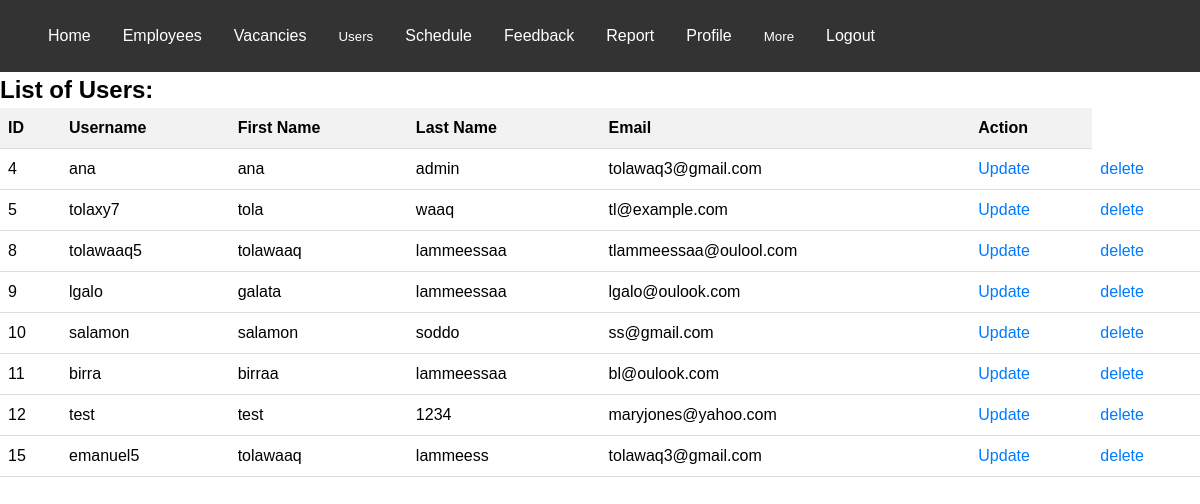
The page /admin/users_list.php on the database its author committed.
### tables this page shows
CREATE TABLE `users` (
  `id` int(11) NOT NULL,
  `username` varchar(50) NOT NULL,
  `password` varchar(50) NOT NULL,
  `role` varchar(50) NOT NULL,
  `first_name` varchar(50) NOT NULL,
  `last_name` varchar(50) NOT NULL,
  `email` varchar(100) NOT NULL,
  `phone` varchar(20) NOT NULL,
  `department` varchar(50) NOT NULL,
  `position` varchar(50) NOT NULL,
  `profile_picture` longblob DEFAULT NULL
);

### admin/users_list.php (the view, shortened to what this page needs)
<?php
$servername = "localhost";
$username = "root";
$password = "";
$dbname = "hrms";
$conn = new mysqli($servername, $username, $password, $dbname);
$sql = "SELECT * FROM users";
$result = $conn->query($sql);
?>
<head>
</head>
<h2>List of Users:</h2>
<table>
  <tr>
    <th>ID</th>
    <th>Username</th>
    <th>First Name</th>
    <th>Last Name</th>
    <th>Email</th>
    <th>Action</th>
  </tr>
  <?php
  if ($result->num_rows > 0) {
      while($row = $result->fetch_assoc()) {
          echo "<tr>";
          echo "<td>" . $row["id"] . "</td>";
          echo "<td>" . $row["username"] . "</td>";
          echo "<td>" . $row["first_name"] . "</td>";
          echo "<td>" . $row["last_name"] . "</td>";
          echo "<td>" . $row["email"] . "</td>";
          echo "<td><a href='update_user.php?id=" . $row["id"] . "'>Update</a></td>";
          echo "<td><a href='delete_user.php?id=" . $row["id"] . "'>delete</a></td>";
          echo "</tr>";
      }
  } else {
      echo "<tr><td colspan='6'>No users found.</td></tr>";
  }
  ?>
</table>

### admin/users_list.php (style rules this page uses)
table { width: 100%; border-collapse: collapse; }
th, td { padding: 8px; text-align: left; border-bottom: 1px solid #ddd; }
th { background-color: #f2f2f2; font-weight: bold; }
a { color: #007bff; text-decoration: none; }

### rows shown on the page
users: id "4", username "ana", first_name "ana", last_name "admin", email "tolawaq3@gmail.com"
users: id "5", username "tolaxy7", first_name "tola", last_name "waaq", email "tl@example.com"
users: id "8", username "tolawaaq5", first_name "tolawaaq", last_name "lammeessaa", email "tlammeessaa@oulool.com"
users: id "9", username "lgalo", first_name "galata", last_name "lammeessaa", email "lgalo@oulook.com"
users: id "10", username "salamon", first_name "salamon", last_name "soddo", email "ss@gmail.com"
users: id "11", username "birra", first_name "birraa", last_name "lammeessaa", email "bl@oulook.com"
users: id "12", username "test", first_name "test", last_name "1234", email "maryjones@yahoo.com"
users: id "15", username "emanuel5", first_name "tolawaaq", last_name "lammeess", email "tolawaq3@gmail.com"
